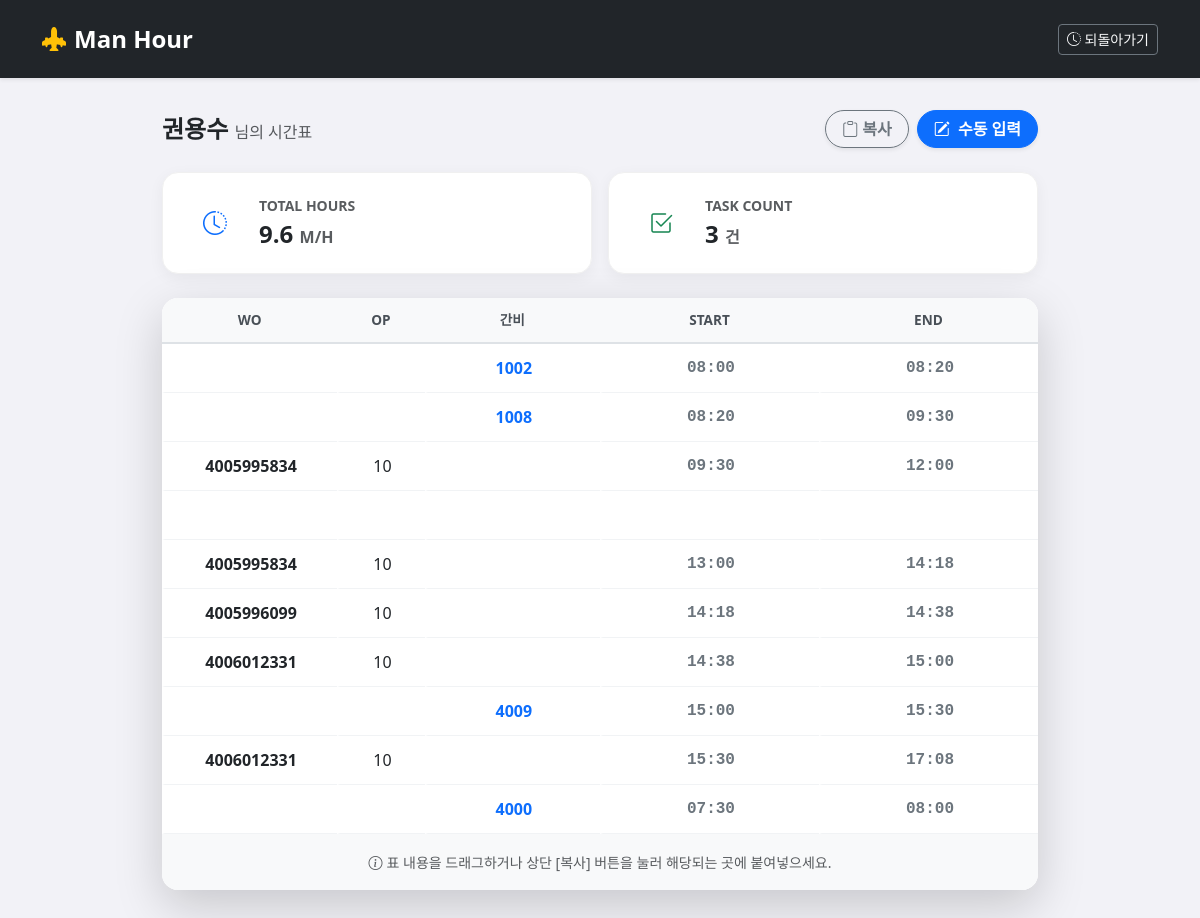
The app's page /session/164/schedule/?worker_id=975 (signed in) with its own data.
### manning/models.py (models this page shows, shortened)
class Worker(models.Model):
    session = models.ForeignKey(WorkSession, on_delete=models.CASCADE)
    name = models.CharField(max_length=50)
    limit_mh = models.FloatField(default=9.0)
    used_mh = models.FloatField(default=0.0)
    class Meta:
        unique_together = ("session", "name")
        ordering = ["id"]

class Assignment(models.Model):
    work_item = models.ForeignKey(
        WorkItem, related_name="assignments", on_delete=models.CASCADE
    )
    worker = models.ForeignKey(
        Worker, related_name="assignments", on_delete=models.CASCADE
    )
    allocated_mh = models.FloatField(default=0.0)
    start_min = models.IntegerField(null=True, blank=True)
    end_min = models.IntegerField(null=True, blank=True)
    is_fixed = models.BooleanField(default=False)
    code = models.CharField(max_length=50, null=True, blank=True)
    class Meta:
        constraints = [
            models.UniqueConstraint(
                fields=["work_item", "worker"],
                condition=Q(start_min__isnull=True, end_min__isnull=True),
                name="uniq_assignment_only_when_no_time",
            )
        ]

class WorkItem(models.Model):
    model_type = models.CharField(
        max_length=50, blank=True, null=True, verbose_name="기종"
    )
    session = models.ForeignKey(WorkSession, on_delete=models.CASCADE)
    gibun_input = models.CharField(max_length=50, blank=True, null=True)
    work_order = models.CharField(max_length=100, blank=True, default="")
    op = models.CharField(max_length=50, blank=True, default="")
    description = models.TextField(blank=True, default="")
    work_mh = models.FloatField(default=0.0)
    is_manual = models.BooleanField(default=False)
    ordering = models.PositiveIntegerField(default=0)
    task_master = models.ForeignKey(
        "TaskMaster", on_delete=models.SET_NULL, null=True, blank=True
    )
    class Meta:
        ordering = ["gibun_input", "ordering", "id"]

### manning/views.py (the view)
class PersonalScheduleView(SimpleLoginRequiredMixin, DetailView):
    model = WorkSession
    template_name = "manning/personal_schedule.html"
    context_object_name = "session"
    pk_url_kwarg = "session_id"
    def get_context_data(self, **kwargs):
        context = super().get_context_data(**kwargs)
        worker_id = self.request.GET.get("worker_id")
        gibun_priorities = GibunPriority.objects.filter(session=self.object)
        prio_map = {gp.gibun: gp.order for gp in gibun_priorities}
        if not worker_id:
            context["navbar_template"] = "manning/navbar/navbar_back_personal.html"
            return context
        session = self.object
        worker = get_object_or_404(Worker, id=worker_id, session=session)
        assignments = Assignment.objects.filter(
            work_item__session=session, worker=worker
        ).select_related("work_item", "worker")
        fixed_schedule = []
        occupied_slots = []
        floating_tasks = []
        manual_edit_list = []
        total_mh = 0.0
        task_count = 0
        for a in assignments:
            wi = a.work_item
            wo_raw = (wi.work_order or "").strip()
            op_raw = wi.op
            gibun_val = wi.gibun_input or ""
            ordering_val = wi.ordering
            item_id = wi.id
            prio_rank = prio_map.get(gibun_val, 1)
            if wo_raw in (KANBI_WO, DIRECT_WO):
                desc_disp = a.code if a.code else ""
            else:
                desc_disp = wi.description
            if wo_raw in (KANBI_WO, DIRECT_WO):
                if a.start_min is not None and a.end_min is not None:
                    dur = a.end_min - a.start_min
                    if dur > 0:
                        total_mh += dur / 60.0
            else:
                total_mh += float(a.allocated_mh or 0.0)
            item_data = {
                "wo": wo_raw,
                "op": op_raw,
                "desc": desc_disp,
                "mh": float(a.allocated_mh or 0.0),
                "gibun": gibun_val,
                "sort_key": (prio_rank, gibun_val, ordering_val, item_id),
            }
            is_fixed_anchor = False
            if a.start_min is not None and a.end_min is not None:
                if wo_raw in (KANBI_WO, DIRECT_WO):
                    is_fixed_anchor = True
                    s_hhmm = format_min_to_time(a.start_min).replace(":", "")
                    e_hhmm = format_min_to_time(a.end_min).replace(":", "")
                    manual_edit_list.append(
                        {"id": wi.id, "start": s_hhmm, "code": desc_disp, "end": e_hhmm}
                    )
            if is_fixed_anchor:
                item_data.update(
                    {
                        "start_min": a.start_min,
                        "end_min": a.end_min,
                        "is_fixed": True,
                        "start_str": format_min_to_time(a.start_min),
                        "end_str": format_min_to_time(a.end_min),
                    }
                )
                fixed_schedule.append(item_data)
                occupied_slots.append({"start": a.start_min, "end": a.end_min})
                if wo_raw not in (KANBI_WO, DIRECT_WO):
                    task_count += 1
            else:
                item_data["start_min"] = None
                item_data["end_min"] = None
                floating_tasks.append(item_data)
                if wo_raw not in (KANBI_WO, DIRECT_WO):
                    task_count += 1
        floating_tasks.sort(key=lambda x: x.get("sort_key"))
        calculated_schedule = []
        if floating_tasks:
            try:
                calc = ScheduleCalculator(
                    floating_tasks,
                    fixed_slots=occupied_slots,
                    shift_type=session.shift_type,
                )
                calculated_schedule = calc.calculate()
            except Exception as e:
                print(f"Schedule Calc Error: {e}")
                calculated_schedule = floating_tasks
        raw_combined = fixed_schedule + calculated_schedule
        raw_combined.sort(
            key=lambda x: get_adjusted_min(x.get("start_min"), session.shift_type)
        )
        final_schedule = []
        last_end_min = 0
        night_start_offset = 21 * 60 if session.shift_type == "NIGHT" else 0
        if session.shift_type == "NIGHT":
            last_end_min = 20 * 60
        for item in raw_combined:
            s = item.get("start_min")
            e = item.get("end_min")
            if s is None or e is None:
                item["start_str"] = "-"
                item["end_str"] = "-"
                final_schedule.append(item)
                continue
            if s > last_end_min:
                final_schedule.append(
                    {
                        "wo": "EMPTY_SLOT",
                        "start_min": last_end_min,
                        "end_min": s,
                        "start_str": format_min_to_time(last_end_min),
                        "end_str": format_min_to_time(s),
                    }
                )
            if s < 1440 and e > 1440:
                part1 = item.copy()
                part1.update(
                    {
                        "end_min": 1440,
                        "start_str": format_min_to_time(s),
                        "end_str": "24:00",
                    }
                )
                final_schedule.append(part1)
                part2 = item.copy()
                part2.update(
                    {
                        "start_min": 1440,
                        "start_str": "00:00",
                        "end_str": format_min_to_time(e),
                    }
                )
                final_schedule.append(part2)
            else:
                item["start_str"] = format_min_to_time(s)
                item["end_str"] = format_min_to_time(e)
                final_schedule.append(item)
            last_end_min = e
        manual_edit_list.sort(key=lambda x: x["start"])
        context.update(
            {
                "worker": worker,
                "schedule": final_schedule,
                "worker_name": worker.name,
                "worker_id": int(worker_id),
                "total_mh": round(total_mh, 1),
                "task_count": task_count,
                "manual_data_json": manual_edit_list,
                "navbar_template": "manning/navbar/navbar_back_personal.html",
            }
        )
        return context

### manning/utils.py (called while the page is built)
def format_min_to_time(minutes):
    if minutes is None:
        return ""
    try:
        minutes = int(minutes)
        if minutes == 1440:
            return "24:00"
        normalized_min = minutes % 1440
        h = normalized_min // 60
        m = normalized_min % 60
        return f"{h:02d}:{m:02d}"
    except:
        return ""

def get_adjusted_min(minutes, shift_type='DAY'):
    if minutes is None:
        return 99999
    try:
        minutes = int(minutes)
    except:
        return 99999
    if shift_type == 'NIGHT':
        if minutes < SHIFT_START_NIGHT:
            return minutes + MINUTES_PER_DAY
        return minutes
    else:
        if minutes < SHIFT_START_DAY:
            return minutes + MINUTES_PER_DAY
        return minutes

    def _min_to_time(self, minutes):
        return format_min_to_time(minutes)

    def _jump_if_inside_occupied(self):
        for slot in self.occupied:
            if self.cursor < slot['end'] and self.cursor >= slot['start']:
                self.cursor = slot['end']
                return True
        return False

    def _next_block_start(self):
        for slot in self.occupied:
            if slot['start'] > self.cursor:
                return slot['start']
        return self.shift_end

### manning/views.py (called while the page is built)
    def dispatch(self, request, *args, **kwargs):
        if not request.session.get("is_authenticated"):
            return redirect("login")
        return super().dispatch(request, *args, **kwargs)

### manning/templates/manning/personal_schedule.html (shortened to what this page needs)
{% extends "manning/base/base.html" %}
{% load static %}
{% block css %}
<link rel="stylesheet" href="{% static 'css/personal_schedule.css' %}" />
{% endblock css %}
{% block content %}
<div class="container" style="max-width: 900px;">
    <div
        class="d-flex justify-content-between align-items-center mb-4"
        data-aos="fade-down"
    >
        <h4 class="fw-bold mb-0 text-dark">
            {{ worker_name }}
            <span class="fw-normal text-muted fs-6">님의 시간표</span>
        </h4>
        <div class="d-flex gap-2">
            <button
                type="button"
                class="btn btn-outline-secondary rounded-pill px-3 fw-bold shadow-sm"
                onclick="copyTableToClipboard()"
            >
                <i class="bi bi-clipboard"></i> 복사
            </button>
            <button
                type="button"
                class="btn btn-primary rounded-pill px-3 fw-bold shadow-sm"
                data-bs-toggle="modal"
                data-bs-target="#manualInputModal"
            >
                <i class="bi bi-pencil-square me-1"></i> 수동 입력
            </button>
        </div>
    </div>
    {% if schedule %}
    <div class="row g-3 mb-4" data-aos="fade-up">
        <div class="col-6">
            <div class="widget-card d-flex align-items-center gap-3 py-3">
                <div class="bg-soft-primary p-3 rounded-circle text-primary">
                    <i class="bi bi-clock-history fs-4"></i>
                </div>
                <div>
                    <div class="small text-muted text-uppercase fw-bold ls-1">
                        Total Hours
                    </div>
                    <div class="fs-4 fw-bold text-dark">
                        {{ total_mh }} <span class="fs-6 text-muted">M/H</span>
                    </div>
                </div>
            </div>
        </div>
        <div class="col-6">
            <div class="widget-card d-flex align-items-center gap-3 py-3">
                <div class="bg-soft-success p-3 rounded-circle text-success">
                    <i class="bi bi-check2-square fs-4"></i>
                </div>
                <div>
                    <div class="small text-muted text-uppercase fw-bold ls-1">
                        Task Count
                    </div>
                    <div class="fs-4 fw-bold text-dark">
                        {{ task_count }} <span class="fs-6 text-muted">건</span>
                    </div>
                </div>
            </div>
        </div>
    </div>
    <div
        class="card border-0 shadow-lg rounded-4 overflow-hidden"
        data-aos="fade-up"
        data-aos-delay="100"
    >
        <div class="card-body p-0">
            <div class="table-responsive">
                <table
                    id="scheduleTable"
                    class="table table-schedule align-middle mb-0 text-center"
                >
                    <thead class="bg-light">
                        <tr>
                            <th width="20%">WO</th>
                            <th width="10%">OP</th>
                            <th width="20%">간비</th>
                            <th width="25%">Start</th>
                            <th width="25%">End</th>
                        </tr>
                    </thead>
                    <tbody>
                        {% for item in schedule %}
                        {% if item.wo != 'EMPTY_SLOT' %}
                        <tr
                            class="{% if item.wo == '간비' %}row-break{% else %}row-work{% endif %}"
                        >
                            <td class="fw-bold text-dark">
                                {% if item.wo != '간비' %}{{ item.wo }}{% else %}&nbsp;{% endif %}
                            </td>
                            <td>
                                {% if item.op %}{{ item.op }}{% else %}&nbsp;{% endif %}
                            </td>
                            <td class="fw-bold text-primary">
                                {% if item.wo == '간비' and item.desc and item.desc != '0' %}
                                    {{ item.desc }}
                                {% else %}
                                    &nbsp;
                                {% endif %}
                            </td>
                            <td class="fw-bold font-monospace text-secondary">
                                {% if item.wo != '간비' or item.desc != '0' %}
                                {{ item.start_str }} {% endif %}
                            </td>
                            <td class="fw-bold font-monospace text-secondary">
                                {% if item.wo != '간비' or item.desc != '0' %}
                                {{ item.end_str }} {% endif %}
                            </td>
                        </tr>
                        {% endif %}
                        {% endfor %}
                    </tbody>
                </table>
            </div>
        </div>
        <div class="card-footer bg-light border-0 text-center py-3">
            <small class="text-muted"
                ><i class="bi bi-info-circle me-1"></i>표 내용을 드래그하거나
                상단 [복사] 버튼을 눌러 해당되는 곳에 붙여넣으세요.</small
            >
        </div>
    </div>
    {% else %}
    <div class="text-center py-5 bg-light rounded-4 border border-dashed mt-4">
        <i class="bi bi-calendar-x fs-1 text-muted opacity-50 mb-3 d-block"></i>
        <h6 class="text-muted fw-bold">배정된 작업이 없습니다.</h6>
    </div>
    {% endif %}
</div>
{% endblock content %}

### static/css/ios_ipad.css (style rules this page uses)
:root { --ios-bg: #f2f2f7; --ios-card: #ffffff; --ios-border: rgba(0, 0, 0, 0.08); --ios-shadow: 0 10px 30px rgba(0, 0, 0, 0.06); }
* { margin: 0; padding: 0; }
body { background: var(--ios-bg); }

### static/css/personal_schedule.css (style rules this page uses)
.widget-card { background: #fff; border-radius: 16px; padding: 1.5rem; box-shadow: 0 4px 15px rgba(0,0,0,0.05); border: 1px solid #f0f0f0; transition: transform 0.2s; }
.table-schedule { border-collapse: separate; border-spacing: 0; width: 100%; }
.table-schedule thead th { background-color: #f8f9fa; color: #495057; font-weight: 700; text-transform: uppercase; font-size: 0.85rem; padding: 12px; border-bottom: 2px solid #dee2e6; }
.table-schedule tbody tr { transition: background-color 0.2s; }
.table-schedule td { padding: 12px; border-bottom: 1px solid #f1f3f5; vertical-align: middle; }
.row-work { background-color: #fff; }
.row-work td { border-left: 3px solid transparent; }
.row-break { background-color: #fdfdfe; color: #6c757d; }
.row-break td { border-left: 3px solid transparent; }

### records on screen
Worker: name "권용수"
Assignment: desc "1002"
Assignment: desc "1008"
WorkItem: wo "4005995834" "4005995834", op "10" "10"
WorkItem: wo "4005996099", op "10"
WorkItem: wo "4006012331" "4006012331", op "10" "10"
Assignment: desc "4009"
Assignment: desc "4000"

### other values on screen
{{ total_mh }} "9.6"
{{ task_count }} "3"
{{ item.start_str }} "08:00" "08:20" "09:30" "13:00" "14:18" "14:38" "15:00" "15:30" "07:30"
{{ item.end_str }} "08:20" "09:30" "12:00" "14:18" "14:38" "15:00" "15:30" "17:08" "08:00"
